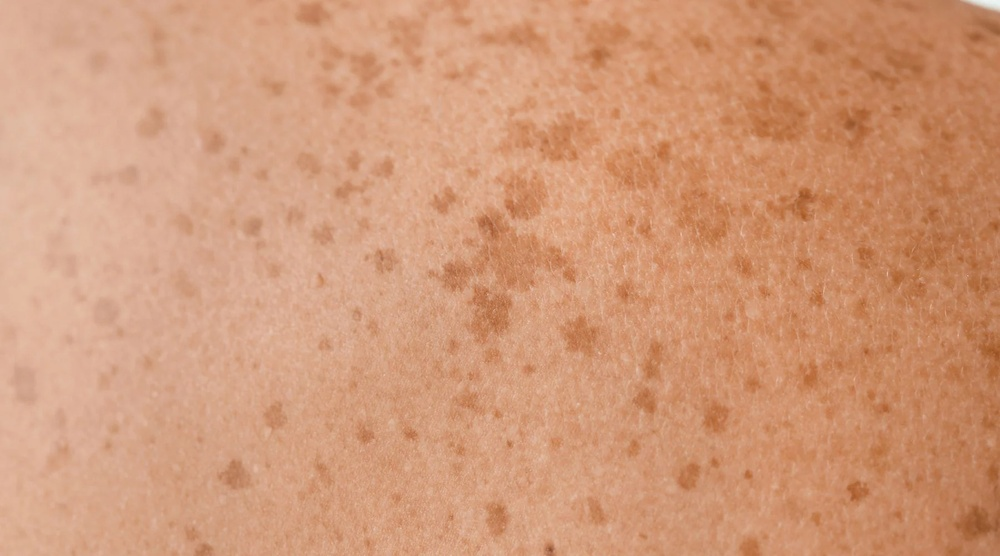
#> input picture image.jpg, 1000 x 556 px, shrunk from 1800 x 1000 before the run, found by its file name
$ python oi.py   (older library calls are emulated)
#> lines starting #> are read from the running program, lines starting #| are printed output that depends on the picture
import numpy as np
import matplotlib.pyplot as plt
from skimage import io
from skimage.segmentation import slic
from skimage.segmentation import mark_boundaries
from skimage.color import label2rgb

# Carregar a imagem
image_path = '/home/zamin/Downloads/T2-IVC/image.jpg'
image = io.imread(image_path)
#> image is the input picture: shape (556, 1000, 3); mean R, G, B 209.5, 153.5, 120.4

# Aplicar SLIC para segmentação
segments = slic(image, n_segments=250, compactness=10, sigma=1, start_label=1)
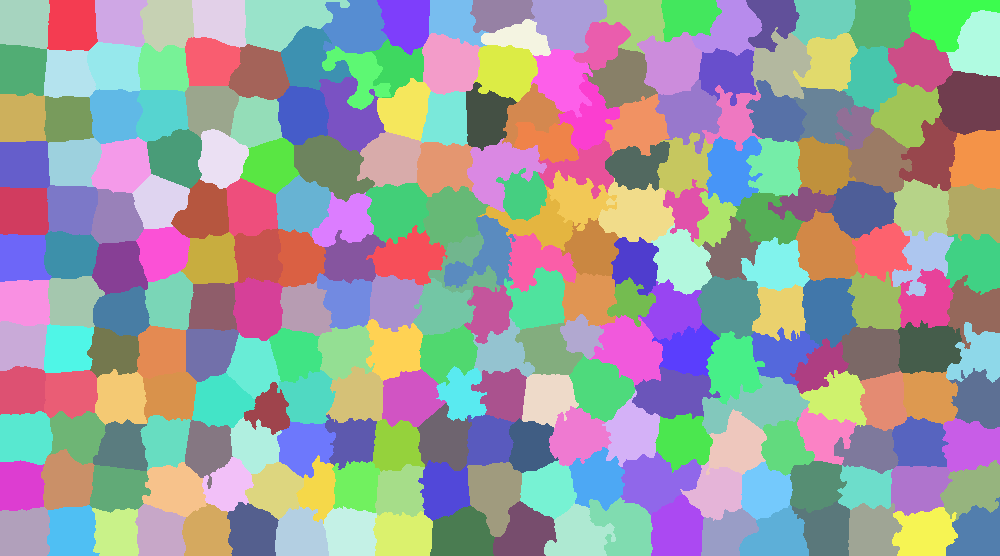
#> segments: shape (556, 1000) int64; 245 distinct labels, from 1 to 245; one colour per label, 0 black

# Marcar os limites dos segmentos
image_with_boundaries = mark_boundaries(image, segments)
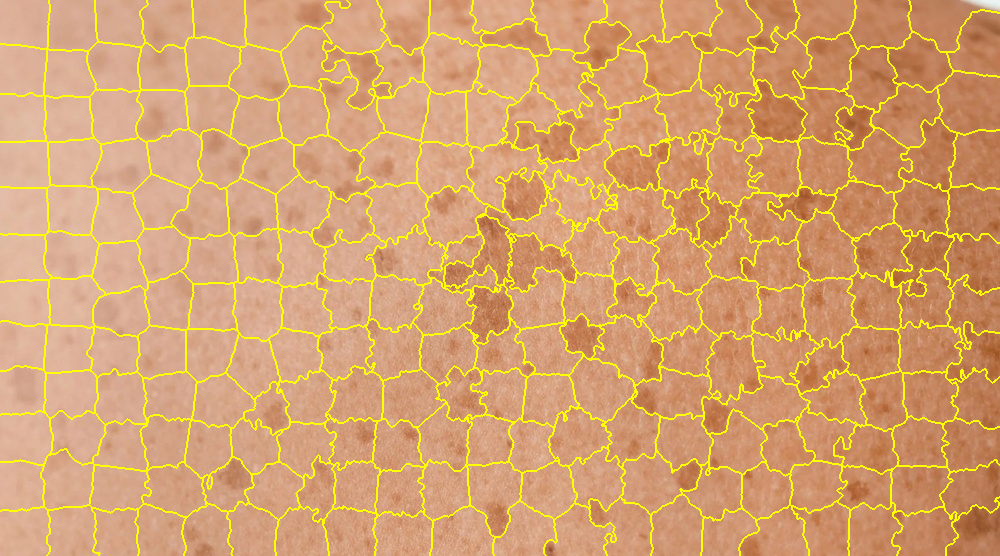
#> image_with_boundaries: shape (556, 1000, 3) float64; mean R, G, B 0.837, 0.636, 0.432

# Função para capturar cliques
clicks = []

def on_click(event):
    if event.xdata is not None and event.ydata is not None:
        x, y = int(event.xdata), int(event.ydata)
        clicks.append((x, y))
        plt.scatter(x, y, c='red', s=10)
        plt.draw()

# Exibir a imagem segmentada e configurar o callback de clique
fig, ax = plt.subplots()
ax.imshow(image_with_boundaries)
fig.canvas.mpl_connect('button_press_event', on_click)
plt.title("Clique nas regiões segmentadas")
plt.axis('off')
plt.show()

# Exibir os cliques capturados
print("Coordenadas dos cliques:", clicks)

# Criar uma máscara com as regiões selecionadas
mask = np.zeros(segments.shape, dtype=np.bool)
for click in clicks:
    x, y = click
    segment_id = segments[y, x]
    mask[segments == segment_id] = True
#> mask: shape (556, 1000) bool; every value is 0

# Exibir a máscara
plt.figure(figsize=(10, 10))
plt.imshow(mask, cmap='gray')
plt.title("Máscara das Regiões Selecionadas")
plt.axis('off')
plt.show()
